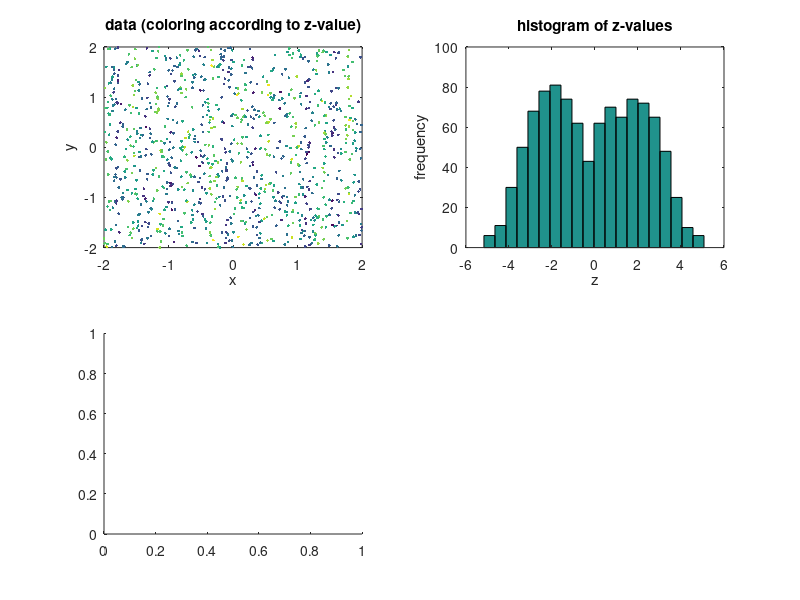

MATLAB code for this plot: (Note: this script raises an error after producing the figure.)
x = rand(1000,1)*4-2;  
y = rand(1000,1)*4-2;
z = 3*sin(x*15) + randn(size(x));
subplot(2,2,1)
scatter(x,y,4,z,'filled'); box on;
ylabel('y'); xlabel('x')
title('data (coloring according to z-value)')
subplot(2,2,2)
hist(z,20)
ylabel('frequency'); xlabel('z')
title('histogram of z-values')
subplot(2,2,3)
d = variogram([x y],z,'plotit',true,'nrbins',50);
title('Isotropic variogram')
subplot(2,2,4)
d2 = variogram([x y],z,'plotit',true,'nrbins',10,'anisotropy',true);
title('Anisotropic variogram')

vgram = d2;

a0 = 0.1;
c0 = 5;
fit = struct();
[fit.range fit.sill fit.nugget] = variogramfit(vgram.distance, vgram.val, a0, c0, [], 'plotit', false);

vx = 0:0.05:2;
vy = (fit.sill).*(1-exp(-vx./(fit.range)));
figure
hold on;
plot(vx, vy);
plot(vgram.distance, vgram.val);
hold off

distsObs = distmat(x);

COVij=(fit.sill).*(1-exp(-distsObs./(fit.range)));

% la matrice des distances n'est pas triée
COVij=[COVij repmat(1,length(COVij),1)];
COVij=[COVij;[repmat(1,1,(length(COVij)-1)) 0]];

ux = 1.5;
%ux = (pi/(2*15));
uy = ux;

z_exp = 3*sin(ux*15);
%z_exp = 3*ux + uy;

dist_uxy = distmat([x y], [ux uy]);

cov=(fit.sill).*(1-exp(-dist_uxy./(fit.range*3)));

cov=[cov;1];

w = inv(COVij) * cov;

w=w(1:length(w)-1,:);

z_act=w'*z;

error = abs(z_act - z_exp)
